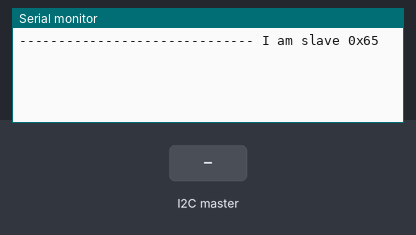
A sketch run on a simulated Arduino Uno, built with avr-gcc and run on an emulated ATmega328P. On the bench: the last lines printed to the serial monitor. The inputs (shaded band) are chosen by the test bench.

Above: at 2.2 s.
2.3 s: the I2C master sends the byte 1
At 3.3 s:
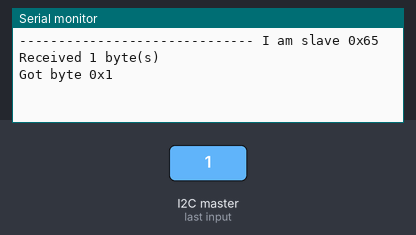
3.8 s: the I2C master sends the byte 90
At 4.4 s:
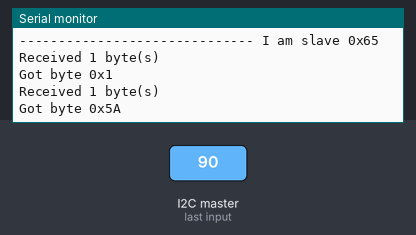
5.3 s: the I2C master sends the byte 200
At 6.8 s:
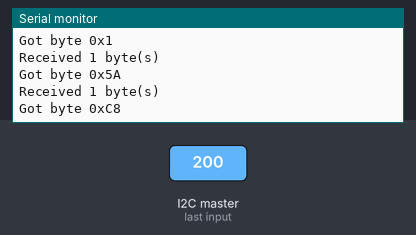

The sketch:

i2c-repeat.ino
```cpp
#include <Wire.h>
#define SLAVE_ADDRESS (0x65)

byte data_to_echo = 0;

void setup() {
    Wire.begin(SLAVE_ADDRESS);
    Serial.begin(9600);
    Serial.println("------------------------------ I am slave 0x65");
    delay(1000);
    Wire.onReceive(receiveData);
    Wire.onRequest(sendData);
}

void loop() { }

void receiveData(int bytecount) {
    Serial.print("Received ");
    Serial.print(bytecount);
    Serial.println(" byte(s)");
    for (int i = 0; i < bytecount; i++) {
        data_to_echo = Wire.read();
        Serial.print("Got byte 0x");
        Serial.println(data_to_echo, HEX);
    }
}

void sendData() {
    Serial.println("Got a request to echo data");
    Wire.write(data_to_echo);
}
```

Measured:
- after the input at 2.3 s, the serial monitor: prints a new line at once (image 1)
- after the input at 3.8 s, the serial monitor: prints a new line at once (image 2)
- after the input at 5.3 s, the serial monitor: prints a new line at once (image 3)
